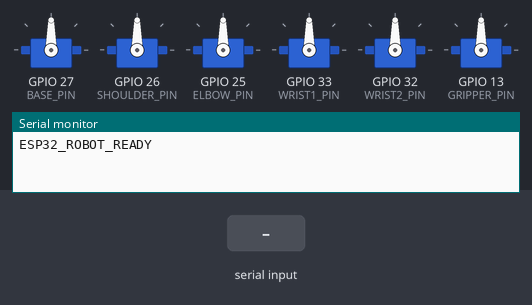
The sketch below on a simulated ESP32. Parts: 6 × servo, the last lines printed to the serial monitor. The test bench sets the inputs (shaded band).

Above: at 2.2 s.
2.3 s: "BASE:1\n" received over Serial
At 3.5 s:
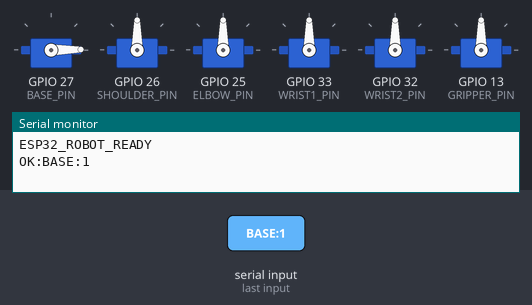
3.8 s: "SHOULDER:1\n" received over Serial
At 4.7 s:
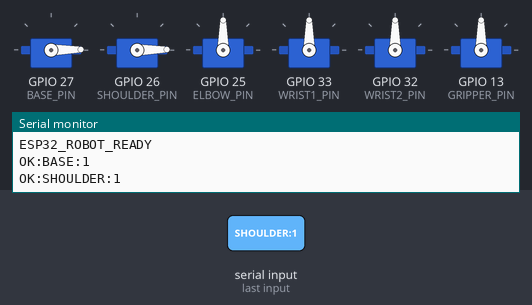
5.3 s: "ELBOW:1\n" received over Serial
At 5.9 s:
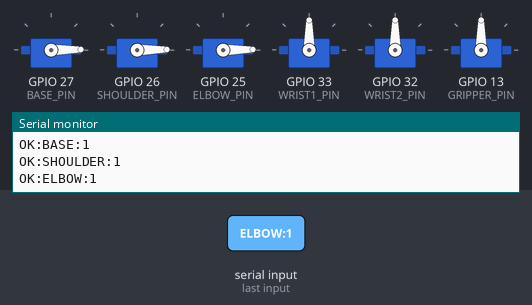
6.8 s: "WRIST1:1\n" received over Serial
At 8.0 s:
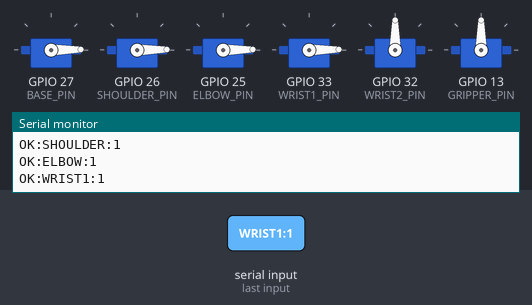
8.3 s: "BASE:150\n" received over Serial
At 9.4 s:
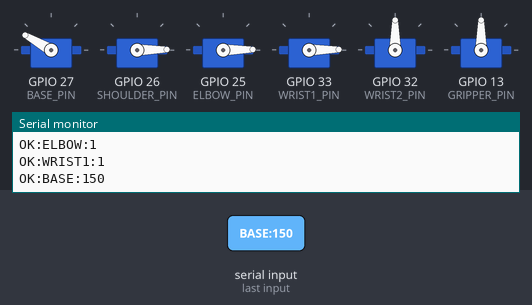
9.8 s: "SHOULDER:150\n" received over Serial
At 10.5 s:
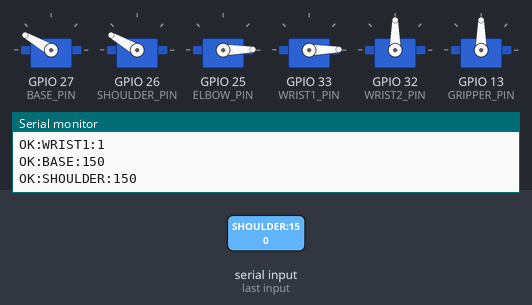
Timing chart, 0 to 12.3 s (numbered marks = the images above; inputs shaded):
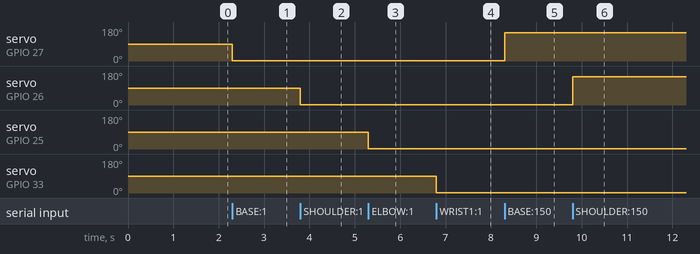

The sketch:

esp32_arm.ino
```cpp
#include <ESP32Servo.h>

#define BASE_PIN       27
#define SHOULDER_PIN   26
#define ELBOW_PIN      25
#define WRIST1_PIN     33
#define WRIST2_PIN     32
#define GRIPPER_PIN    13

Servo baseServo, shoulderServo, elbowServo, wrist1Servo, wrist2Servo, gripperServo;

int baseAngle = 90, shoulderAngle = 90, elbowAngle = 90;
int wrist1Angle = 90, wrist2Angle = 90, gripperAngle = 90;

void setServoAngle(Servo &servo, int &currentAngle, int targetAngle)
{
  targetAngle = constrain(targetAngle, 0, 180);
  currentAngle = targetAngle;
  servo.write(targetAngle);
}

void processCommand(String command)
{
  command.trim();
  int separator = command.indexOf(':');
  if (separator == -1) return;

  String joint = command.substring(0, separator);
  int angle = constrain(command.substring(separator + 1).toInt(), 0, 180);

  if      (joint == "BASE")     setServoAngle(baseServo, baseAngle, angle);
  else if (joint == "SHOULDER") setServoAngle(shoulderServo, shoulderAngle, angle);
  else if (joint == "ELBOW")    setServoAngle(elbowServo, elbowAngle, angle);
  else if (joint == "WRIST1")   setServoAngle(wrist1Servo, wrist1Angle, angle);
  else if (joint == "WRIST2")   setServoAngle(wrist2Servo, wrist2Angle, angle);
  else if (joint == "GRIPPER")  setServoAngle(gripperServo, gripperAngle, angle);

  Serial.print("OK:"); Serial.print(joint); Serial.print(":"); Serial.println(angle);
}

void setup()
{
  Serial.begin(115200);
  ESP32PWM::allocateTimer(0);
  ESP32PWM::allocateTimer(1);
  ESP32PWM::allocateTimer(2);
  ESP32PWM::allocateTimer(3);

  Servo* all[] = {&baseServo, &shoulderServo, &elbowServo, &wrist1Servo, &wrist2Servo, &gripperServo};
  int pins[]   = {BASE_PIN, SHOULDER_PIN, ELBOW_PIN, WRIST1_PIN, WRIST2_PIN, GRIPPER_PIN};
  for (int i = 0; i < 6; i++) {
    all[i]->setPeriodHertz(50);
    all[i]->attach(pins[i], 500, 2400);
    all[i]->write(90);
  }
  delay(1000);
  Serial.println("ESP32_ROBOT_READY");
}

void loop()
{
  if (Serial.available())
    processCommand(Serial.readStringUntil('\n'));
}
```

Measured:
- after the input at 2.3 s, servo on GPIO 27 (BASE_PIN): 90° → 1° at once
- after the input at 3.8 s, servo on GPIO 26 (SHOULDER_PIN): 90° → 1° at once
- after the input at 5.3 s, servo on GPIO 25 (ELBOW_PIN): 90° → 1° at once
- after the input at 6.8 s, servo on GPIO 33 (WRIST1_PIN): 90° → 1° at once
- after the input at 8.3 s, servo on GPIO 27 (BASE_PIN): 1° → 150° at once
- after the input at 9.8 s, servo on GPIO 26 (SHOULDER_PIN): 1° → 150° at once
